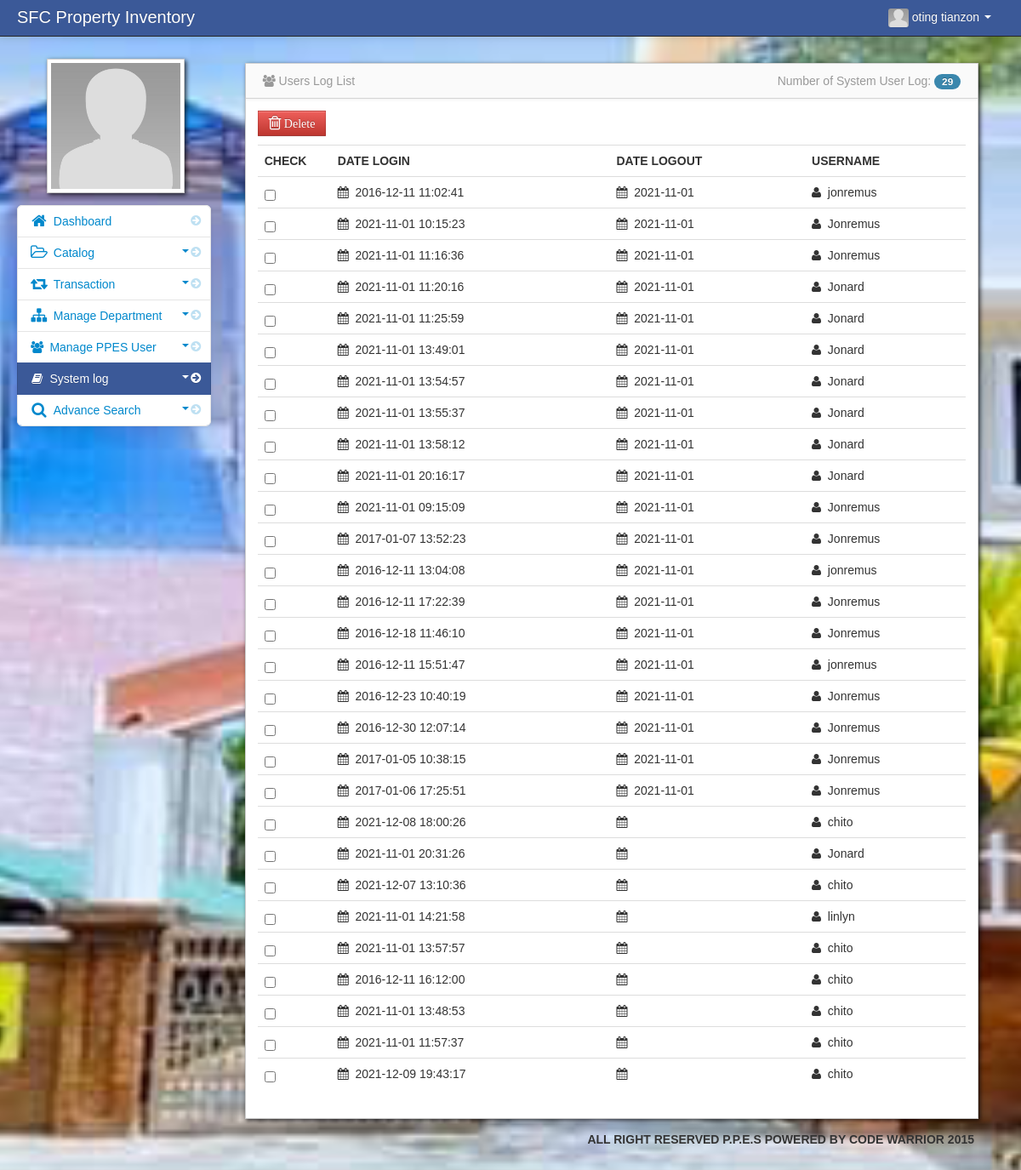
The page /admin/user_log.php (signed in) on the database its author committed.
### tables this page shows
CREATE TABLE `user` (
  `user_id` int(11) NOT NULL,
  `firstname` varchar(100) NOT NULL,
  `middlename` varchar(100) NOT NULL,
  `lastname` varchar(100) NOT NULL,
  `username` varchar(100) NOT NULL,
  `password` varchar(100) NOT NULL,
  `adminthumbnails` varchar(128) NOT NULL
);

### admin/session.php (called while the page is built, shortened)
<?php
$session_id=$_SESSION['id'];
?>

### admin/user_log.php (the view, shortened to what this page needs)
<?php include('header.php'); ?>
<?php include('session.php'); ?>
    <body>
		<?php include('navbar.php'); ?>
        <div class="container-fluid">
            <div class="row-fluid">
				<?php include('activity_log_slidebar.php'); ?>
                <div class="span9" id="content">
                     <div class="row-fluid">
						<?php
	                 $count_log=mysqli_query($conn,"select * from user_log");
	                 $count = mysqli_num_rows($count_log);
                     ?>
                        <div id="block_bg" class="block">
                            <div class="navbar navbar-inner block-header">
                                <div class="muted pull-left"><i class="icon-group"></i> Users Log List</div>
								<div class="muted pull-right">
								Number of System User Log: <span class="badge badge-info"><?php  echo $count; ?></span>
								</div>
                            </div>
                            <div class="block-content collapse in">
                                <div class="span12">
								<form action="delete_user_log.php" method="post">
  									<table cellpadding="0" cellspacing="0" border="0" class="table" id="example">
								    <a data-placement="right" title="Click to Delete check item" data-toggle="modal" href="#delete_user_log" id="delete"  class="btn btn-danger" name=""><i class="icon-trash icon-large"> Delete</i></a>
										<thead>
										  <tr>
										        <th>Check</th>
												<th>Date Login</th>
												<th>Date logout</th>
												<th>Username</th>
										   </tr>
										</thead>
										<tbody>
													<?php
													$user_query = mysqli_query($conn,"select * from user_log order by login_date AND logout_date DESC")or die(mysqli_error());
													while($row = mysqli_fetch_array($user_query)){
													$id = $row['user_log_id'];
													?>
												<tr>
											   <td width="70">
									           <input id="optionsCheckbox" class="uniform_on" name="selector[]" type="checkbox" value="<?php echo $id; ?>">
								               </td>
												<td><i class="icon-calendar"></i>&nbsp;
												<?php echo $row['login_date']; ?></td>
												<td><i class="icon-calendar"></i>&nbsp;
												<?php echo $row['logout_date']; ?></td>
												<td><i class="icon-user"></i>&nbsp;
												<?php echo $row['username']; ?></td>
												</tr>
												<?php } ?>
										</tbody>
									</table>
								 </form>
                                </div>
                            </div>
                        </div>
                    </div>
                </div>
            </div>
		<?php include('footer.php'); ?>
        </div>
		<?php include('script.php'); ?>
    </body>
</html>

### admin/navbar.php (shortened to what this page needs)
<div class="navbar navbar-inverse navbar-fixed-top">
          <div class="navbar-inner">
             <div class="container-fluid">
		 <div class="navbar-header">
                  <span class="brand" href="#">SFC Property Inventory</span>
		 </div>
                  <div class="nav-collapse collapse">
                      <ul class="nav pull-right">
				<?php $query= mysqli_query($conn,"select * from user where user_id = '$session_id'")or die(mysqli_error());
					  $row = mysqli_fetch_array($query);
				?>
                          <li class="dropdown">
                              <a href="#" role="button" class="dropdown-toggle" data-toggle="dropdown"><img id="avatar1" class="img-responsive" src="<?php echo $row['adminthumbnails']; ?>">&nbsp;<?php echo $row['firstname']." ".$row['lastname'];  ?> <i class="caret"></i>
                              </a>
                          </li>
                      </ul>
                  </div>
              </div>
          </div>
      </div>

### admin/activity_log_slidebar.php (shortened to what this page needs)
     <div class="span3" id="sidebar">
	              <img id="admin_avatar" class="img-polaroid" src="<?php echo $row['adminthumbnails']; ?>">
                  <ul class="nav nav-list bs-docs-sidenav nav-collapse collapse">
                           <li class="">
						   <a href="dashboard.php"><i class="icon-chevron-right"></i><i class="icon-home icon-large"></i>&nbsp;Dashboard</a>
						   </li>
						 <li class="">
						    <a href="javascript:;" role="button" class="dropdown-toggle" data-toggle="collapse" data-target="#bs"><i class="icon-chevron-right"></i><i class="icon-folder-open-alt icon-large"></i>&nbsp;Catalog
						    <div class="muted pull-right"><i class="caret"></i></div></a>
						</li>
					    <li class="">
						    <a href="javascript:;" role="button" class="dropdown-toggle" data-toggle="collapse" data-target="#bs2"><i class="icon-chevron-right"></i><i class="icon-retweet icon-large"></i>&nbsp;Transaction
							<div class="muted pull-right"><i class="caret"></i></div></a>
						</li>
						  <li class="">
						    <a href="javascript:;" role="button" class="dropdown-toggle" data-toggle="collapse" data-target="#bs1"><i class="icon-chevron-right"></i><i class="icon-sitemap icon-large"></i>&nbsp;Manage Department
						    <div class="muted pull-right"><i class="caret"></i></div></a>
						</li>
						<li>
						    <a href="javascript:;" role="button" class="dropdown-toggle" data-toggle="collapse" data-target="#bs3"><i class="icon-chevron-right"></i><i class="icon-group"></i>&nbsp;Manage PPES User
							<div class="muted pull-right"><i class="caret"></i></div></a>
						</li>
						<li class="active">
						    <a href="javascript:;" role="button" class="dropdown-toggle" data-toggle="collapse" data-target="#bs4"><i class="icon-chevron-right"></i><i class="icon-book"></i>&nbsp;System log
							<div class="muted pull-right"><i class="caret"></i></div></a>
						</li>
                         <li class="">
                           <a href="javascript:;" role="button" class="dropdown-toggle" data-toggle="collapse" data-target="#bs5"><i class="icon-chevron-right"></i><i class="icon-search icon-large"></i>&nbsp;Advance Search
						   <div class="muted pull-right"><i class="caret"></i></div></a>
                        </li>
                  </ul>
</div>

### admin/assets/styles.css (style rules this page uses)
body { padding-top: 60px; padding-bottom: 40px; background-color: #f5f5f5; }
#content { margin-left:0px; }
.block { background: url("../images/pixel-60fff.png") repeat scroll 0 0 rgba(0, 0, 0, 0) !important; border: 1px solid #ccc; background: white; margin: 1em 0em; border-top: none; -webkit-box-shadow: 2px 2px 5px rgba(0, 0, 6, 0.75); -moz-box-shadow: 2px 2px 5px rgba(0, 0, 6, 0.75); box-shadow: 2px 2px 5px rgba(0, 0, 6, 0.75); }
.block-content { margin: 1em; min-height: .25em; }
.block-header { margin-bottom: 0px; border-right: none; border-left: none; -webkit-border-radius: 0px; -moz-border-radius: 0px; border-radius: 0px; }
.block-header div { padding-top: 10px; }
.bs-docs-sidenav { max-width: 228px; margin: 30px 0 0; padding: 0; background-color: #fff; -webkit-border-radius: 6px; -moz-border-radius: 6px; border-radius: 6px; -webkit-box-shadow: 0 1px 4px rgba(0,0,0,.065); -moz-box-shadow: 0 1px 4px rgba(0,0,0,.065); box-shadow: 0 1px 4px rgba(0,0,0,.065); }
.bs-docs-sidenav > li > a { display: block; width: 190px \9; margin: 0 0 -1px; padding: 8px 14px; border: 1px solid #e5e5e5; }
.bs-docs-sidenav > li:first-child > a { -webkit-border-radius: 6px 6px 0 0; -moz-border-radius: 6px 6px 0 0; border-radius: 6px 6px 0 0; }
.bs-docs-sidenav > li:last-child > a { -webkit-border-radius: 0 0 6px 6px; -moz-border-radius: 0 0 6px 6px; border-radius: 0 0 6px 6px; }
.bs-docs-sidenav > .active > a { position: relative; z-index: 2; padding: 9px 15px; border: 0; text-shadow: 0 1px 0 rgba(0,0,0,.15); -webkit-box-shadow: inset 1px 0 0 rgba(0,0,0,.1), inset -1px 0 0 rgba(0,0,0,.1); -moz-box-shadow: inset 1px 0 0 rgba(0,0,0,.1), inset -1px 0 0 rgba(0,0,0,.1); box-shadow: inset 1px 0 0 rgba(0,0,0,.1), inset -1px 0 0 rgba(0,0,0,.1); }
.bs-docs-sidenav .icon-chevron-right { float: right; margin-top: 2px; margin-right: -6px; opacity: .25; }
.bs-docs-sidenav .active .icon-chevron-right, .bs-docs-sidenav .active a:hover .icon-chevron-right { opacity: 1; }

### rows shown on the page
user: adminthumbnails (placeholder picture), firstname "oting", lastname "tianzon"

### other values the page prints
$count "29"
$row['login_date'] "2016-12-11 11:02:41"
$row['logout_date'] "2021-11-01"
$row['username'] "jonremus"
$row['login_date'] "2021-11-01 10:15:23"
$row['username'] "Jonremus"
$row['login_date'] "2021-11-01 11:16:36"
$row['login_date'] "2021-11-01 11:20:16"
$row['username'] "Jonard"
$row['login_date'] "2021-11-01 11:25:59"
$row['login_date'] "2021-11-01 13:49:01"
$row['login_date'] "2021-11-01 13:54:57"
$row['login_date'] "2021-11-01 13:55:37"
$row['login_date'] "2021-11-01 13:58:12"
$row['login_date'] "2021-11-01 20:16:17"
